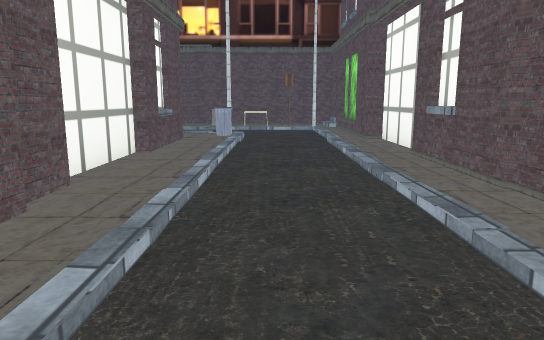
view 1 (above)

24 first-person views from a walk through a 3-D level made in the Unity game engine. The camera is 1.2 m above the floor, tilts 10° down and sees 70° across. The floor is counted in squares, 1 m on a side. Each view is taken from the middle of a square. On the plan, view 1 faces up. The plan holds only what a view shows up to about 15 squares ahead; the rest is blank. The place goes on beyond the plan. The player is left out. Some surface patterns are stand-ins.

view 2
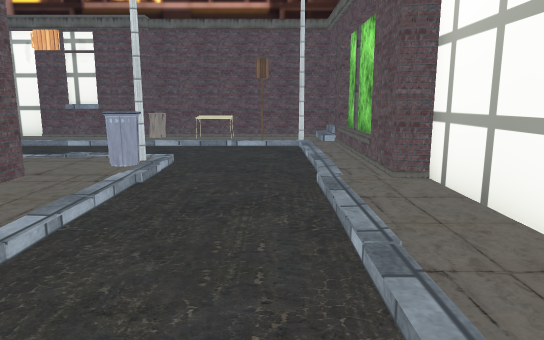

view 3
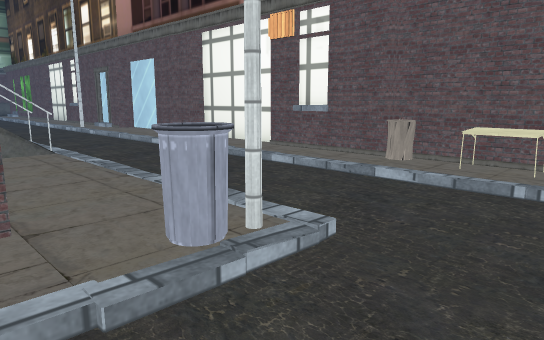

view 4
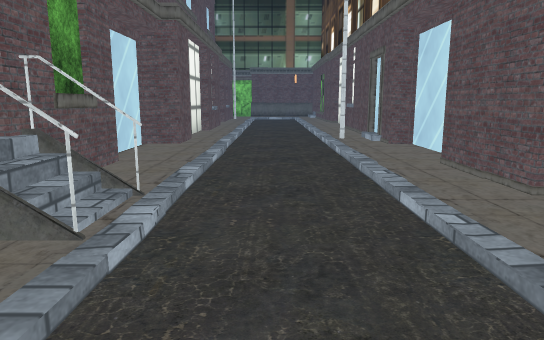

view 5
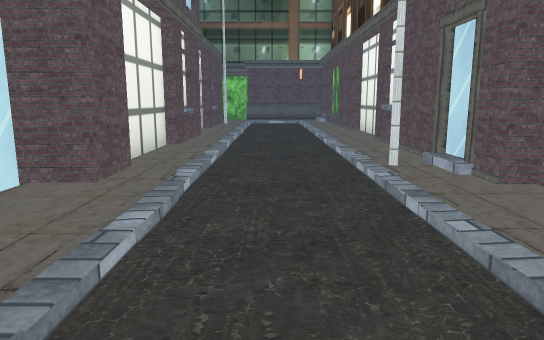

view 6
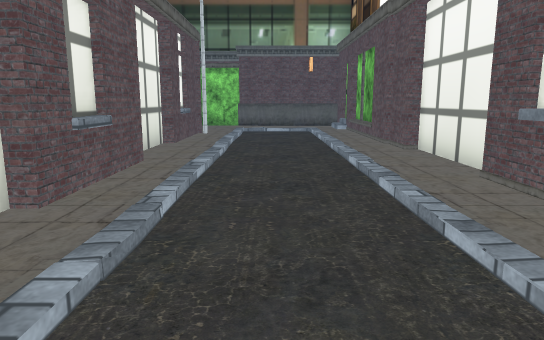

view 7
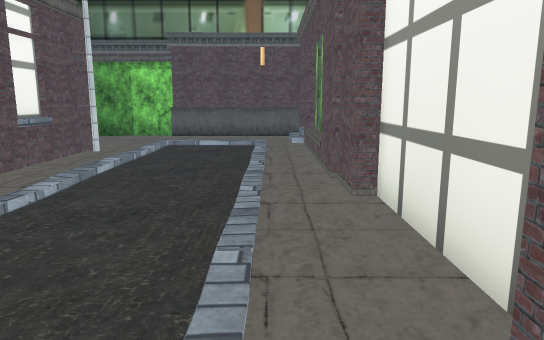

view 8
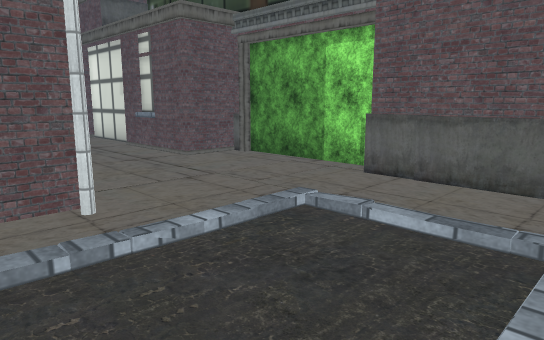

view 9
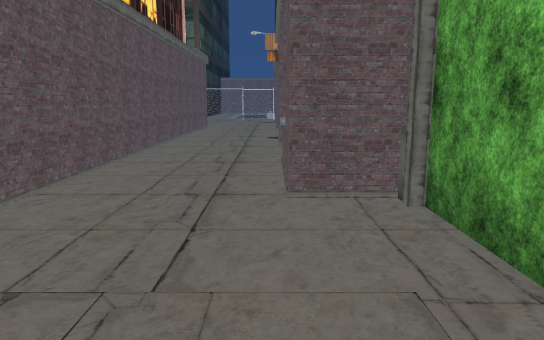

view 10
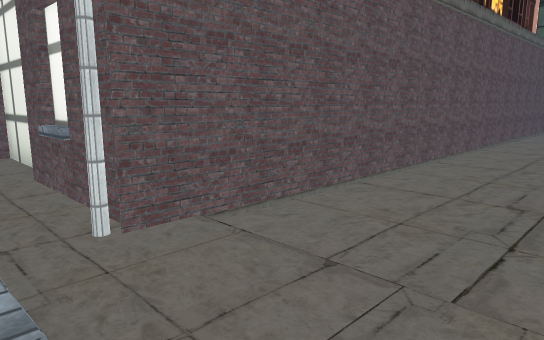

view 11
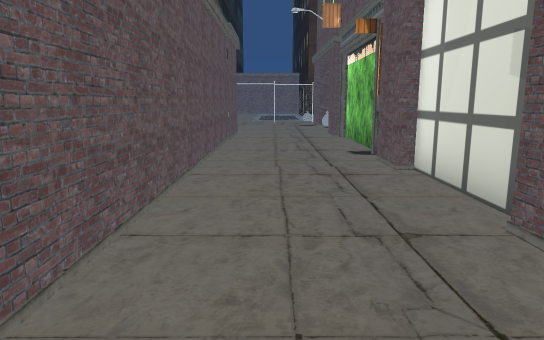

view 12
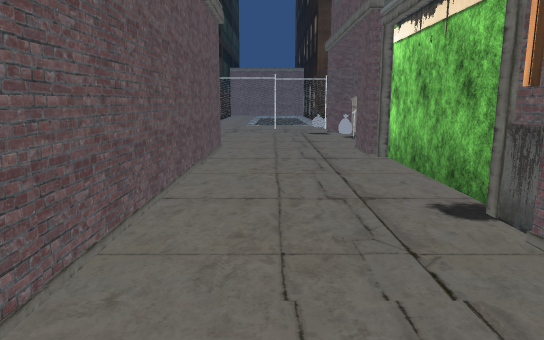

view 13
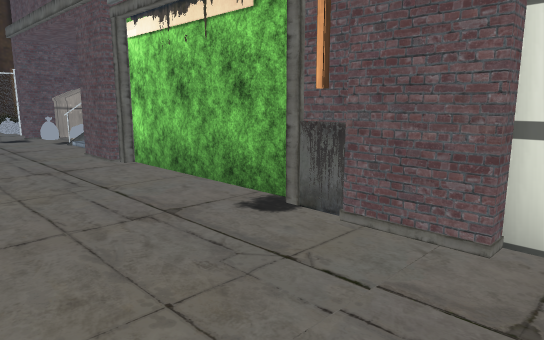

view 14
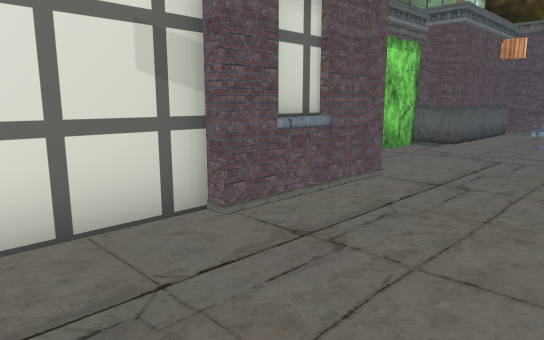

view 15
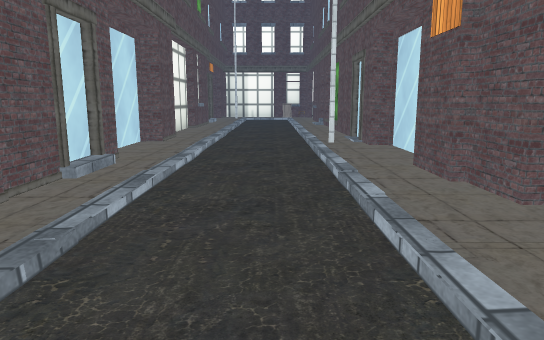

view 16
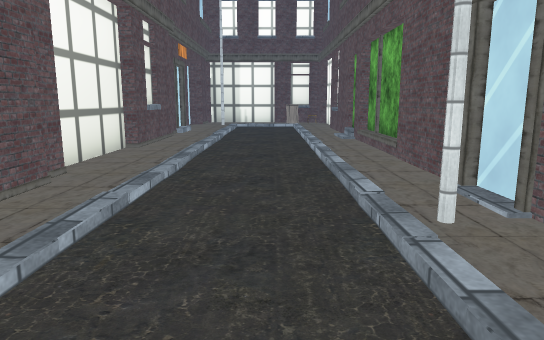

view 17
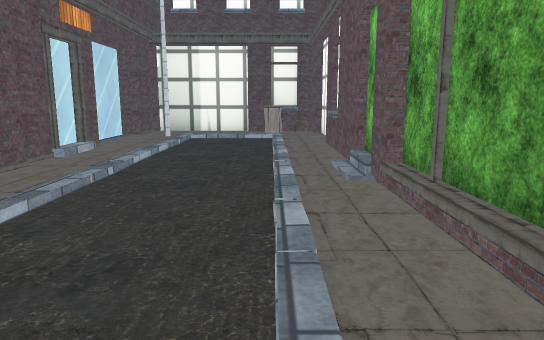

view 18
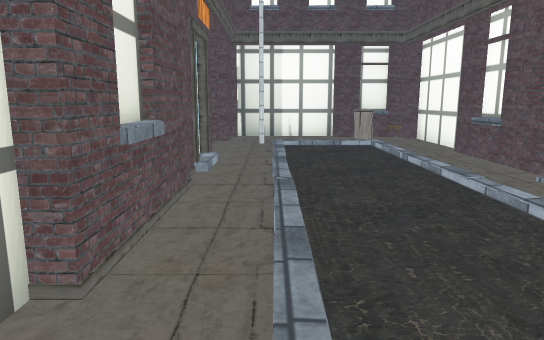

view 19
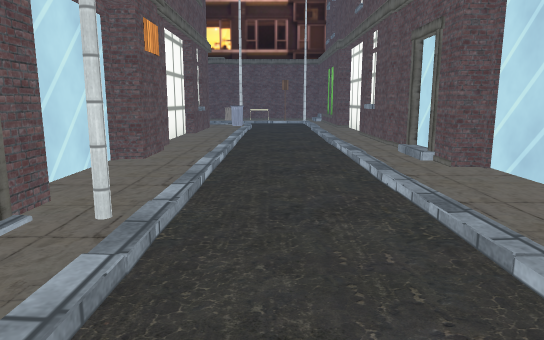

view 20
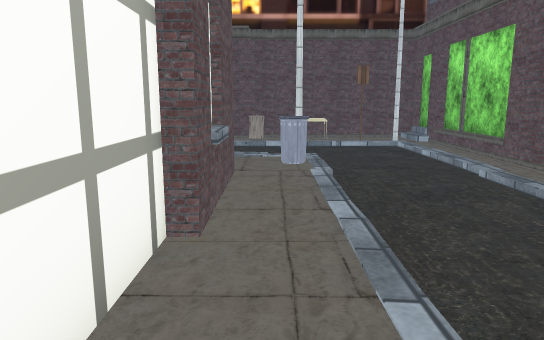

view 21
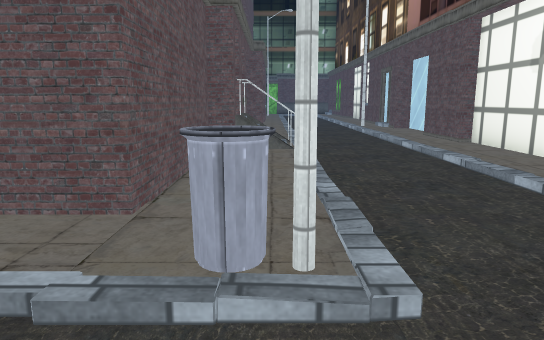

view 22
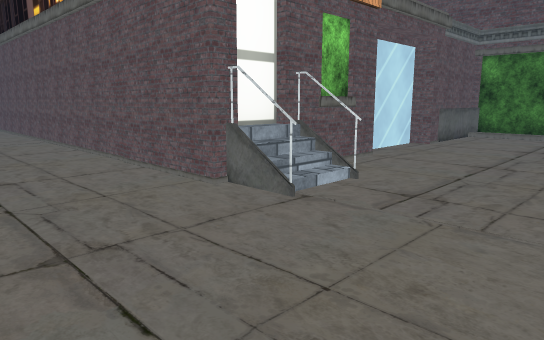

view 23
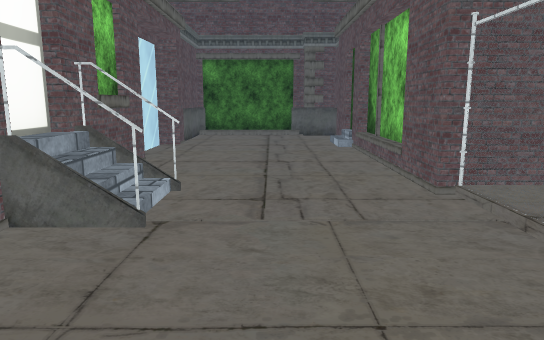

view 24
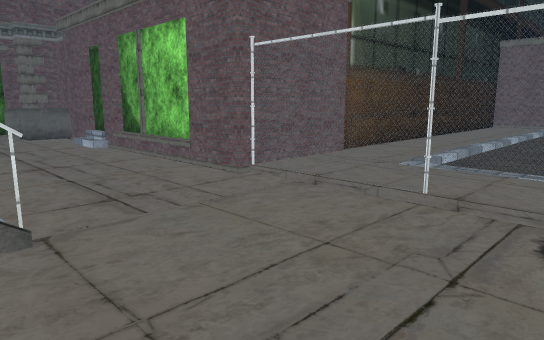

### Floor plan
Key: @ floor where view 1 was taken; # wall or solid block; . main floor; : floor 0.25 m higher than the main floor; / step, stairs or slope; = window, fence, low wall or low ledge; ~ liquid the walk can cross; ≈ liquid the walk keeps out of; B bin; L lamp; U building; S sign; P pillar; F fence; O other object.
Columns run from 35 left of view 1 to 4 right of it. Each row starts with its distance up from view 1.
 19 U                   UUUUUUUUUUUUUUUUUUU
 18 U####################..#########BB#####
 17 U#............./..L.................SL#
 16 U#.:.................................:#
 15 P#.:.................................:#
 14 UP.:///////////////////////////////..:#
 13 U.....L......./...........O#.....BL..:#
 12 U.....###############..#####..###./..:#
 11 U.....#             ##     #### #./...#
 10 U.....U                         #./...#
  9 U#....U                         #./...#
  8 U #...U                         #./...#
  7 U #...U                         #./...#
  6 U #...U                         #./...#
  5 U#....U                         #./...#
  4 U#....U                         #./...#
  3  #....U                         #./...#
  2  P#...U                         #./...##
  1  PO...U                         #./....#
  0  #S...U                         #./@...#
 -1  #....U                         #L/....#
 -2  #....U                         #./...##
 -3  #....U                         #./...#
 -4  #...#U                         #./...##
 -5  ##..#                          #./....#
 -6   #..#############              #./....#
 -7   ....##.........#              #./....#
 -8  /....#=.........#              #./...##
 -9  ≈...............#              #./...#
-10 OO..............##              #./...#
-11 OO~FF..##..######               #./...##
-12   O::::# ##                     #./....#
-13    ::::#                        #=/....#
-14    ..::#                        #./....#
-15    ..::U                        #./....#
-16     .::U                        #./..L.#
-17     .::U                        #./::.##
-18     .::U                        ##B...#
-19     .::U                         ######
-20     .::U
-21        U

Where each view was taken, in squares from view 1:
view 1: 0 up, 0 right, facing up
view 2: 6 up, 1 right, facing up
view 3: 11 up, 1 right, facing up-left
view 4: 15 up, 5 left, facing left
view 5: 15 up, 10 left, facing left
view 6: 15 up, 16 left, facing left
view 7: 17 up, 20 left, facing left
view 8: 17 up, 28 left, facing down-left
view 9: 14 up, 33 left, facing down
view 10: 14 up, 33 left, facing down-right
view 11: 9 up, 31 left, facing down
view 12: 4 up, 31 left, facing down
view 13: 3 up, 30 left, facing down-left
view 14: 3 up, 30 left, facing up-left
view 15: 9 up, 0 right, facing down
view 16: 2 up, 0 right, facing down
view 17: 4 down, 1 left, facing down
view 18: 5 down, 2 right, facing down
view 19: 5 down, 0 right, facing up
view 20: 5 up, 2 left, facing up
view 21: 13 up, 1 right, facing left
view 22: 11 down, 33 left, facing up-right
view 23: 9 down, 33 left, facing right
view 24: 7 down, 33 left, facing down-right
